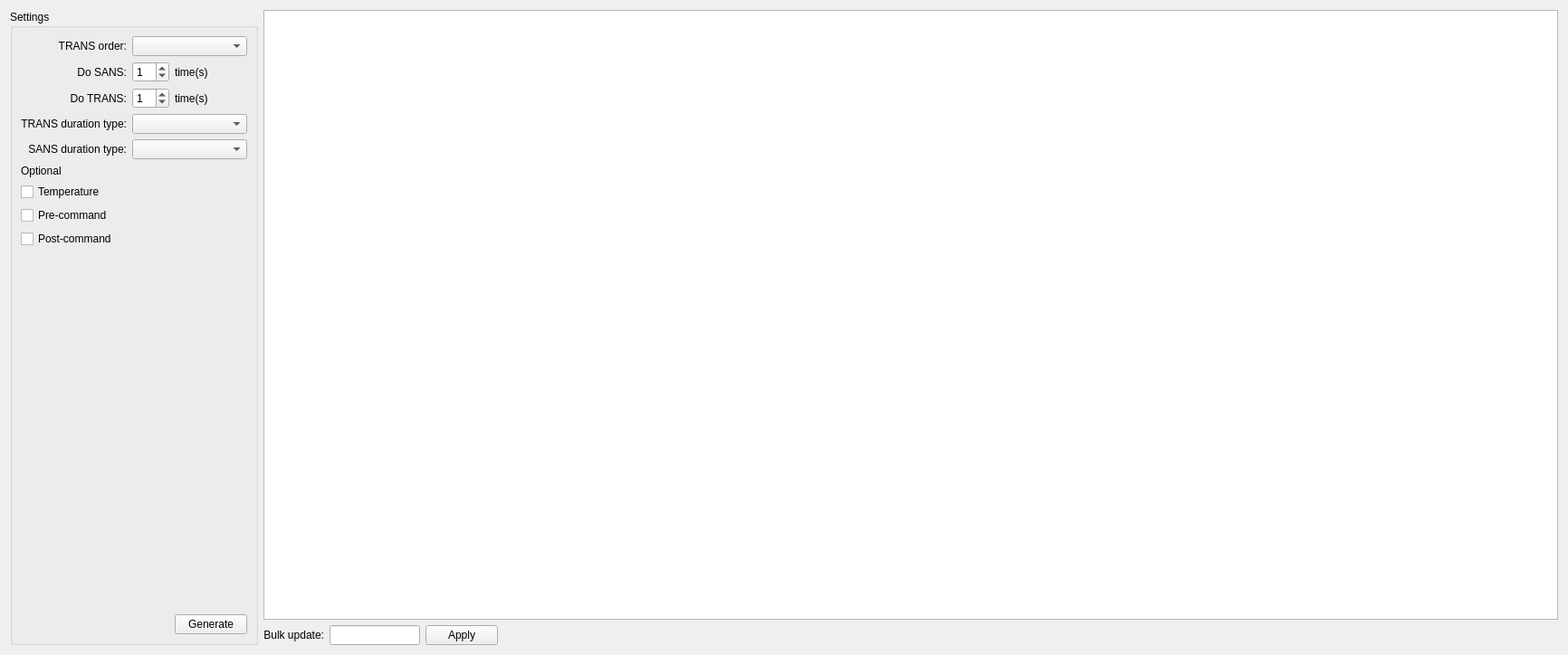
<?xml version="1.0" encoding="UTF-8"?>
<ui version="4.0">
 <class>Form</class>
 <widget class="QWidget" name="Form">
  <property name="geometry">
   <rect>
    <x>0</x>
    <y>0</y>
    <width>1732</width>
    <height>724</height>
   </rect>
  </property>
  <property name="windowTitle">
   <string>Form</string>
  </property>
  <layout class="QHBoxLayout" name="horizontalLayout">
   <item>
    <widget class="QGroupBox" name="groupBoxSettings">
     <property name="minimumSize">
      <size>
       <width>200</width>
       <height>0</height>
      </size>
     </property>
     <property name="title">
      <string>Settings</string>
     </property>
     <layout class="QGridLayout" name="gridLayout">
      <property name="sizeConstraint">
       <enum>QLayout::SetMinAndMaxSize</enum>
      </property>
      <item row="2" column="2">
       <widget class="QLabel" name="label_4">
        <property name="layoutDirection">
         <enum>Qt::LeftToRight</enum>
        </property>
        <property name="text">
         <string>time(s)</string>
        </property>
        <property name="alignment">
         <set>Qt::AlignLeading|Qt::AlignLeft|Qt::AlignVCenter</set>
        </property>
       </widget>
      </item>
      <item row="2" column="0">
       <widget class="QLabel" name="label_5">
        <property name="layoutDirection">
         <enum>Qt::LeftToRight</enum>
        </property>
        <property name="text">
         <string>Do TRANS:</string>
        </property>
        <property name="alignment">
         <set>Qt::AlignRight|Qt::AlignTrailing|Qt::AlignVCenter</set>
        </property>
       </widget>
      </item>
      <item row="8" column="0">
       <widget class="QCheckBox" name="chkShowPreCommand">
        <property name="text">
         <string>Pre-command</string>
        </property>
       </widget>
      </item>
      <item row="4" column="1" colspan="2">
       <widget class="QComboBox" name="comboSansDurationType"/>
      </item>
      <item row="0" column="1" colspan="2">
       <widget class="QComboBox" name="comboTransOrder">
        <property name="minimumSize">
         <size>
          <width>120</width>
          <height>0</height>
         </size>
        </property>
       </widget>
      </item>
      <item row="1" column="0">
       <widget class="QLabel" name="label_2">
        <property name="layoutDirection">
         <enum>Qt::LeftToRight</enum>
        </property>
        <property name="text">
         <string>Do SANS:</string>
        </property>
        <property name="alignment">
         <set>Qt::AlignRight|Qt::AlignTrailing|Qt::AlignVCenter</set>
        </property>
       </widget>
      </item>
      <item row="1" column="1">
       <widget class="QSpinBox" name="sbSansTimes">
        <property name="value">
         <number>1</number>
        </property>
       </widget>
      </item>
      <item row="1" column="2">
       <widget class="QLabel" name="label_3">
        <property name="layoutDirection">
         <enum>Qt::LeftToRight</enum>
        </property>
        <property name="text">
         <string>time(s)</string>
        </property>
        <property name="alignment">
         <set>Qt::AlignLeading|Qt::AlignLeft|Qt::AlignVCenter</set>
        </property>
       </widget>
      </item>
      <item row="11" column="2">
       <widget class="QPushButton" name="generateScriptButton">
        <property name="text">
         <string>Generate</string>
        </property>
       </widget>
      </item>
      <item row="0" column="0">
       <widget class="QLabel" name="label">
        <property name="layoutDirection">
         <enum>Qt::LeftToRight</enum>
        </property>
        <property name="text">
         <string>TRANS order:</string>
        </property>
        <property name="alignment">
         <set>Qt::AlignRight|Qt::AlignTrailing|Qt::AlignVCenter</set>
        </property>
       </widget>
      </item>
      <item row="3" column="1" colspan="2">
       <widget class="QComboBox" name="comboTransDurationType"/>
      </item>
      <item row="10" column="1">
       <spacer name="verticalSpacer">
        <property name="orientation">
         <enum>Qt::Vertical</enum>
        </property>
        <property name="sizeHint" stdset="0">
         <size>
          <width>20</width>
          <height>40</height>
         </size>
        </property>
       </spacer>
      </item>
      <item row="4" column="0">
       <widget class="QLabel" name="label_9">
        <property name="text">
         <string>SANS duration type:</string>
        </property>
        <property name="alignment">
         <set>Qt::AlignRight|Qt::AlignTrailing|Qt::AlignVCenter</set>
        </property>
       </widget>
      </item>
      <item row="9" column="0">
       <widget class="QCheckBox" name="chkShowPostCommand">
        <property name="text">
         <string>Post-command</string>
        </property>
       </widget>
      </item>
      <item row="2" column="1">
       <widget class="QSpinBox" name="sbTransTimes">
        <property name="value">
         <number>1</number>
        </property>
       </widget>
      </item>
      <item row="5" column="0">
       <widget class="QLabel" name="label_6">
        <property name="text">
         <string>Optional</string>
        </property>
       </widget>
      </item>
      <item row="3" column="0">
       <widget class="QLabel" name="label_7">
        <property name="text">
         <string>TRANS duration type:</string>
        </property>
        <property name="alignment">
         <set>Qt::AlignRight|Qt::AlignTrailing|Qt::AlignVCenter</set>
        </property>
       </widget>
      </item>
      <item row="7" column="0">
       <widget class="QCheckBox" name="chkShowTempColumn">
        <property name="text">
         <string>Temperature</string>
        </property>
       </widget>
      </item>
     </layout>
    </widget>
   </item>
   <item>
    <layout class="QVBoxLayout" name="verticalLayout">
     <item>
      <widget class="QTableView" name="tableView"/>
     </item>
     <item>
      <layout class="QHBoxLayout" name="horizontalLayout_3">
       <item>
        <widget class="QLabel" name="label_8">
         <property name="text">
          <string>Bulk update:</string>
         </property>
         <property name="alignment">
          <set>Qt::AlignRight|Qt::AlignTrailing|Qt::AlignVCenter</set>
         </property>
        </widget>
       </item>
       <item>
        <widget class="QLineEdit" name="txtValue">
         <property name="maximumSize">
          <size>
           <width>100</width>
           <height>16777215</height>
          </size>
         </property>
        </widget>
       </item>
       <item>
        <widget class="QPushButton" name="bulkUpdateButton">
         <property name="text">
          <string>Apply</string>
         </property>
        </widget>
       </item>
       <item>
        <spacer name="horizontalSpacer_2">
         <property name="orientation">
          <enum>Qt::Horizontal</enum>
         </property>
         <property name="sizeHint" stdset="0">
          <size>
           <width>40</width>
           <height>20</height>
          </size>
         </property>
        </spacer>
       </item>
      </layout>
     </item>
    </layout>
   </item>
  </layout>
 </widget>
 <resources/>
 <connections/>
</ui>
